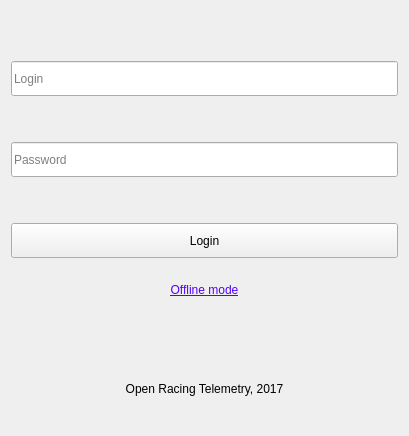
<?xml version="1.0" encoding="UTF-8"?>
<ui version="4.0">
 <class>LoginForm</class>
 <widget class="QWidget" name="LoginForm">
  <property name="geometry">
   <rect>
    <x>0</x>
    <y>0</y>
    <width>409</width>
    <height>436</height>
   </rect>
  </property>
  <property name="windowTitle">
   <string>Open Racing Telemetry: Login</string>
  </property>
  <layout class="QGridLayout" name="gridLayout_3">
   <item row="1" column="0">
    <layout class="QVBoxLayout" name="verticalLayout">
     <item>
      <widget class="QLineEdit" name="lineEdit_login">
       <property name="minimumSize">
        <size>
         <width>0</width>
         <height>35</height>
        </size>
       </property>
       <property name="placeholderText">
        <string>Login</string>
       </property>
      </widget>
     </item>
     <item>
      <spacer name="verticalSpacer_4">
       <property name="orientation">
        <enum>Qt::Vertical</enum>
       </property>
       <property name="sizeType">
        <enum>QSizePolicy::Minimum</enum>
       </property>
       <property name="sizeHint" stdset="0">
        <size>
         <width>20</width>
         <height>40</height>
        </size>
       </property>
      </spacer>
     </item>
     <item>
      <widget class="QLineEdit" name="lineEdit_password">
       <property name="minimumSize">
        <size>
         <width>0</width>
         <height>35</height>
        </size>
       </property>
       <property name="echoMode">
        <enum>QLineEdit::Password</enum>
       </property>
       <property name="placeholderText">
        <string>Password</string>
       </property>
      </widget>
     </item>
     <item>
      <spacer name="verticalSpacer_5">
       <property name="orientation">
        <enum>Qt::Vertical</enum>
       </property>
       <property name="sizeType">
        <enum>QSizePolicy::Minimum</enum>
       </property>
       <property name="sizeHint" stdset="0">
        <size>
         <width>20</width>
         <height>40</height>
        </size>
       </property>
      </spacer>
     </item>
     <item>
      <widget class="QPushButton" name="pushButton_login">
       <property name="minimumSize">
        <size>
         <width>0</width>
         <height>35</height>
        </size>
       </property>
       <property name="text">
        <string>Login</string>
       </property>
      </widget>
     </item>
     <item>
      <widget class="QClickableLabel" name="label_go_offline">
       <property name="text">
        <string>&lt;html&gt;&lt;head/&gt;&lt;body&gt;&lt;p&gt;&lt;span style=&quot; text-decoration: underline; color:#5500ff;&quot;&gt;Offline mode&lt;/span&gt;&lt;/p&gt;&lt;/body&gt;&lt;/html&gt;</string>
       </property>
       <property name="alignment">
        <set>Qt::AlignCenter</set>
       </property>
      </widget>
     </item>
     <item>
      <spacer name="verticalSpacer_3">
       <property name="orientation">
        <enum>Qt::Vertical</enum>
       </property>
       <property name="sizeType">
        <enum>QSizePolicy::Minimum</enum>
       </property>
       <property name="sizeHint" stdset="0">
        <size>
         <width>20</width>
         <height>40</height>
        </size>
       </property>
      </spacer>
     </item>
     <item>
      <widget class="QLabel" name="label">
       <property name="text">
        <string>Open Racing Telemetry, 2017</string>
       </property>
       <property name="alignment">
        <set>Qt::AlignCenter</set>
       </property>
      </widget>
     </item>
     <item>
      <spacer name="verticalSpacer">
       <property name="orientation">
        <enum>Qt::Vertical</enum>
       </property>
       <property name="sizeType">
        <enum>QSizePolicy::Minimum</enum>
       </property>
       <property name="sizeHint" stdset="0">
        <size>
         <width>20</width>
         <height>10</height>
        </size>
       </property>
      </spacer>
     </item>
    </layout>
   </item>
   <item row="0" column="0">
    <spacer name="verticalSpacer_2">
     <property name="orientation">
      <enum>Qt::Vertical</enum>
     </property>
     <property name="sizeType">
      <enum>QSizePolicy::Preferred</enum>
     </property>
     <property name="sizeHint" stdset="0">
      <size>
       <width>0</width>
       <height>50</height>
      </size>
     </property>
    </spacer>
   </item>
  </layout>
 </widget>
 <layoutdefault spacing="6" margin="11"/>
 <customwidgets>
  <customwidget>
   <class>QClickableLabel</class>
   <extends>QLabel</extends>
   <header>gui/common/QCLickableLabel.h</header>
   <slots>
    <signal>clicked()</signal>
   </slots>
  </customwidget>
 </customwidgets>
 <resources/>
 <connections/>
</ui>
